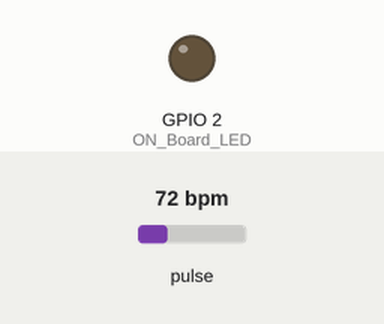
A sketch run on a simulated ESP8266 (NodeMCU). Shown: output pins drawn as LEDs (lit = HIGH). The test bench sets the inputs (shaded band); at power-on: pulse 72 bpm. WiFi joins after 1.5 s; servers stay silent unless stated; random numbers use the default seed unless the sketch sets one; what the sketch prints to the serial monitor is not drawn.

Above: at 0.0 s.
At 1.8 s:
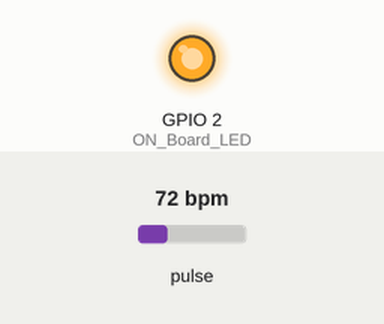
Timing chart, 0 to 3.3 s (numbered marks = the images above):
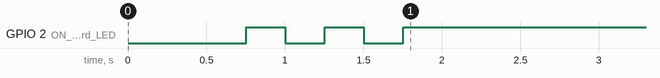

The sketch:

firebase_nodemcu.ino
```cpp
//---------------------------------------------------------------------------------Test Set and Get Data from Firebase Realtime Database
#include <ESP8266WiFi.h>
#include <FirebaseArduino.h>
#include <ArduinoJson.h>
#include <ESP8266HTTPClient.h>
#include <Wire.h>
#include "MAX30105.h"

#include "heartRate.h"

MAX30105 particleSensor;

#define FIREBASE_HOST "fir-nodemcu-b2a2c-default-rtdb.asia-southeast1.firebasedatabase.app" //--> URL address of your Firebase Realtime Database.
#define FIREBASE_AUTH "kiOYel9YuBCmn20dsxlySSJqulzrmTxtwuFwyzyl" //--> Your firebase database secret code.

#define ON_Board_LED 2  //--> Defining an On Board LED, used for indicators when the process of connecting to a wifi router

const byte RATE_SIZE = 4; //Increase this for more averaging. 4 is good.
byte rates[RATE_SIZE]; //Array of heart rates
byte rateSpot = 0;
long lastBeat = 0; //Time at which the last beat occurred

float beatsPerMinute;
int beatAvg;

//----------------------------------------SSID and Password of your WiFi router.
const char* ssid = "Lakshan"; //--> Your wifi name or SSID.
const char* password = "laka1234"; //--> Your wifi password.

long randNumber;

void setup() {
  // put your setup code here, to run once:
  Serial.begin(115200);
  delay(500);

  WiFi.begin(ssid, password); //--> Connect to your WiFi router
  Serial.println("");

  pinMode(ON_Board_LED,OUTPUT); //--> On Board LED port Direction output
  digitalWrite(ON_Board_LED, HIGH); //--> Turn off Led On Board

  //----------------------------------------Wait for connection
  Serial.print("Connecting");
  while (WiFi.status() != WL_CONNECTED) {
    Serial.print(".");
    //----------------------------------------Make the On Board Flashing LED on the process of connecting to the wifi router.
    digitalWrite(ON_Board_LED, LOW);
    delay(250);
    digitalWrite(ON_Board_LED, HIGH);
    delay(250);
    //----------------------------------------
  }
  //----------------------------------------
  digitalWrite(ON_Board_LED, HIGH); //--> Turn off the On Board LED when it is connected to the wifi router.
  //----------------------------------------If successfully connected to the wifi router, the IP Address that will be visited is displayed in the serial monitor.
  Serial.println("");
  Serial.print("Successfully connected to : ");
  Serial.println(ssid);
  Serial.print("IP address: ");
  Serial.println(WiFi.localIP());
  Serial.println();
  //----------------------------------------

  //----------------------------------------Firebase Realtime Database Configuration.
  Firebase.begin(FIREBASE_HOST, FIREBASE_AUTH);
  //----------------------------------------


  if (!particleSensor.begin(Wire, I2C_SPEED_FAST)) //Use default I2C port, 400kHz speed
  {
    Serial.println("MAX30102 was not found. Please check wiring/power. ");
    while (1);
  }
  Serial.println("Place your index finger on the sensor with steady pressure.");

  particleSensor.setup(); //Configure sensor with default settings
  particleSensor.setPulseAmplitudeRed(0x0A); //Turn Red LED to low to indicate sensor is running
  particleSensor.setPulseAmplitudeGreen(0); //Turn off Green LED
}

void loop() {

  //----------------------------------------Send data in the form of random value data to the Firebase Realtime Database.
  randNumber = random(100, 1000);
  String dataSend = String(randNumber);
  Serial.print("Random Number : ");
  Serial.println(dataSend);

  Firebase.setString("RandomVal/Value",dataSend); //--> Command or code to send data or update data (String data type) to the Firebase Realtime Database.

  // Conditions for handling errors.
  if (Firebase.failed()) {
      Serial.print("Setting /Value failed :");
      Serial.println(Firebase.error());
      delay(500);
      return;
  }

  Serial.println("Setting successful");
  Serial.println();


  delay(5000);

  long irValue = particleSensor.getIR();

  if (checkForBeat(irValue) == true)
  {
    //We sensed a beat!
    long delta = millis() - lastBeat;
    lastBeat = millis();

    beatsPerMinute = 60 / (delta / 1000.0);

    if (beatsPerMinute < 255 && beatsPerMinute > 20)
    {
      rates[rateSpot++] = (byte)beatsPerMinute; //Store this reading in the array
      rateSpot %= RATE_SIZE; //Wrap variable

      //Take average of readings
      beatAvg = 0;
      for (byte x = 0 ; x < RATE_SIZE ; x++)
        beatAvg += rates[x];
      beatAvg /= RATE_SIZE;
    }
  }

  Serial.print("IR=");
  Serial.print(irValue);
  Serial.print(", BPM=");
  Serial.print(beatsPerMinute);
  Serial.print(", Avg BPM=");
  Serial.print(beatAvg);

  if (irValue < 50000)
    Serial.print(" No finger?");
}
```
